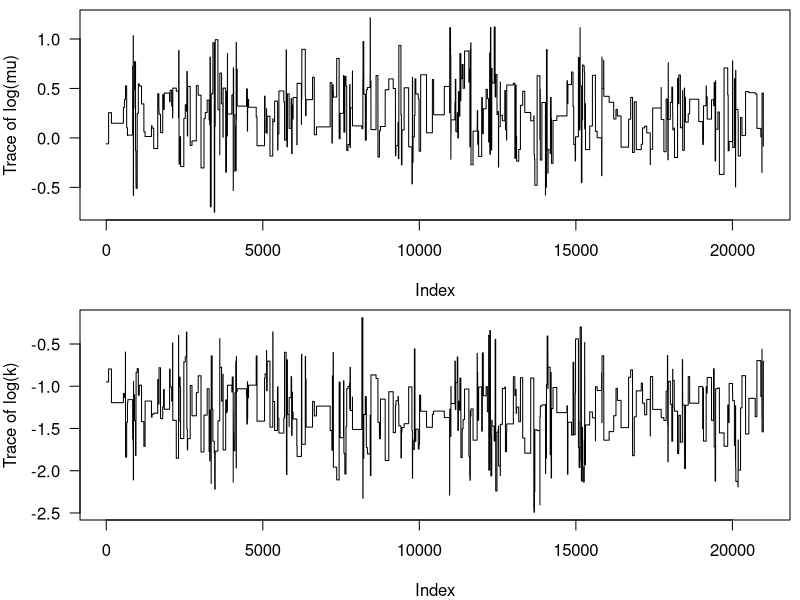
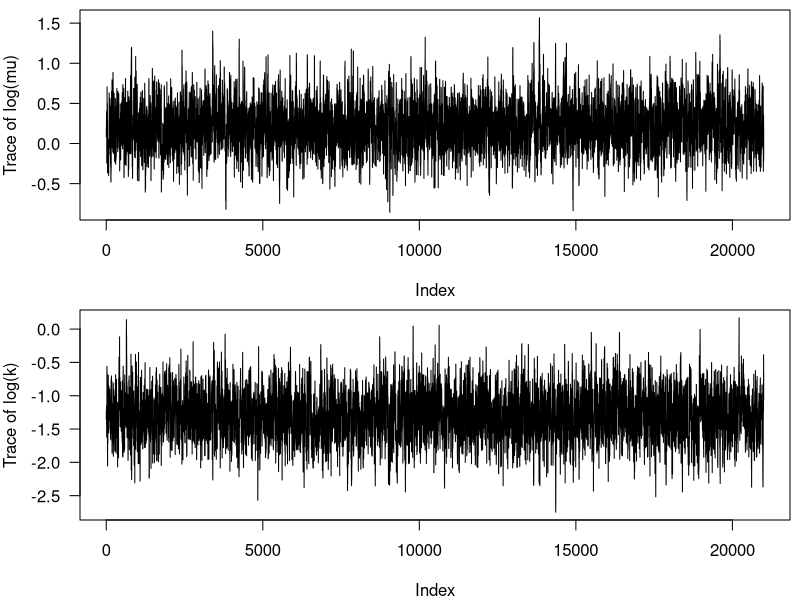
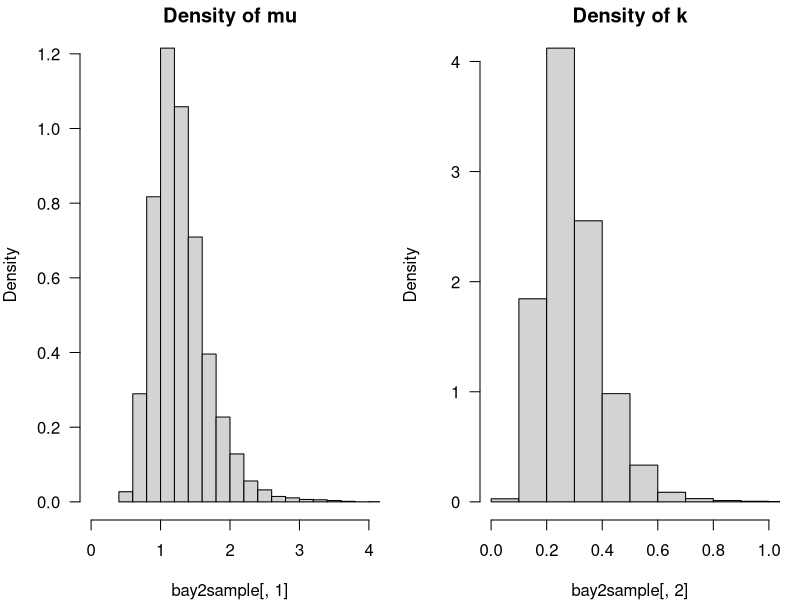

The R source for these figures, in order: (Note: this script raises an error after producing the figures.)
# This script includes all the code blocks from section 6.3 of Lab 6 on 
# Bayesian parameter estimation

# The function computing values proportional to the log-posterior density
LPfun1 = function(p, dat = x) {
  # Mean and size of the negative binomial (use exp to force them to be positive)
  mu = exp(p[1])
  k  = exp(p[2])
  # Logarithm of the prior distributions on mu and k 
  # (0 and 2 are parameters chosen by the user, they represent prior beliefs)
  lp_mu = dnorm(mu, 0, 2, log = TRUE)
  lp_k = dnorm(k, 0, 2, log = TRUE)
  log_prior = lp_mu + lp_k
  # Log-likelihood of the data under the model
  LL = sum(dnbinom(dat,mu=mu,size=k,log=TRUE))
  # Sum of the log-likelihood and the log-prior
  LL + log_prior
}


# An implementation of the Metropolis-Hastings algorithm with a multivariate
# normal distribution as the proposal distribution
library(mvtnorm)
MH = function(model, init, Sigma = diag(init/10), niter = 3e4, burn = 0.5,
              seed = 1134, ...) {
  # To make results reproducible you should set a seed (change among chains!!!)
  set.seed(seed)
  # Pre-allocate chain of values
  chain = matrix(NA, ncol = length(init), nrow = niter)
  # Chain starts at init
  current = init
  lp_current = model(current, ...)
  # Iterate niter times and update chain
  for(iter in 1:niter) {
    # Generate proposal values from multivariate Normal distribution
    proposal = rmvnorm(1, mean = current, sigma = Sigma)
    # Calculate probability of acceptance (proposal distribution is symmetric)
    lp_proposal = model(proposal, ...)
    paccept = min(1, exp(lp_proposal - lp_current))
    # Accept the proposal... or not!
    # If accept, update the current and lp_current values
    accept = runif(1) < paccept
    if(accept) {
      chain[iter,] = proposal
      lp_current = lp_proposal
      current = chain[iter,]
    } else {
      chain[iter,] = current
    }
  }
  # Calculate the length of burn-in
  nburn = floor(niter*burn)
  # Calculate final acceptance probability after burn-in (fraction of proposals accepted)
  acceptance = 1 - mean(duplicated(chain[-(1:nburn),]))
  # Package the results
  list(burnin = chain[1:nburn,], sample = chain[-(1:nburn),],
       acceptance = acceptance, nburn = nburn)
}


# Generate synthetic data from the negative binomial
set.seed(1001)
mu.true=1
k.true=0.4
x = rnbinom(50,mu=mu.true,size=k.true)


# Run the algorithm to obtain a sample from the posterior
Sigma = diag(c(10,10))
init = log(c(1,1))
bay1 = MH(LPfun1, init, Sigma, burn = 0.3, dat = x)


# The acceptance probability of the Markov chain
bay1$acceptance

# Visualize the traces from the chain (squiggly lines)
par(mfrow = c(2,1), mar = c(4,4,0.5,0.5), las = 1)
plot(bay1$sample[,1], t = "l", ylab = "Trace of log(mu)")
plot(bay1$sample[,2], t = "l", ylab = "Trace of log(k)")


# Maximum a posteriori estimate + variance-covariance matrix
mapfit = optim(fn = LPfun1, par = log(c(1,1)),
               hessian = TRUE, method = "BFGS",
               control = list(fnscale = -1), dat = x)
Sigma = solve(-mapfit$hessian)
Sigma
init = mapfit$par
bay2 = MH(LPfun1, init, Sigma, burn = 0.3)


# The acceptance probability of the new Markov chain
bay2$acceptance


# Visualize the traces from the chain (squiggly lines)
par(mfrow = c(2,1), mar = c(4,4,0.5,0.5), las = 1)
plot(bay2$sample[,1], t = "l", ylab = "Trace of log(mu)")
plot(bay2$sample[,2], t = "l", ylab = "Trace of log(k)")

# Posterior distribution for each parameter
bay2sample = exp(bay2$sample)
par(mfrow = c(1,2), mar = c(4,4,1.5,1))
hist(bay2sample[,1], main = "Density of mu", freq = F, xlim = c(0,4))
hist(bay2sample[,2], main = "Density of k", freq = F, xlim = c(0,1))


# Compare different values (this assumes you ran the previous sections in the lab)
map = exp(mapfit$par)
meanp = colMeans(bay2sample)
medianp = c(median(bay2sample[,1]), median(bay2sample[,2]))
cbind(map, meanp, medianp,
      mom = c(mu.mom, k.mom),
      mle = opt1$par,
      true = c(mu.true, k.true))

# Compute the 95% probability intervals on the posterior distribution
t(apply(bay2sample, 2, quantile, probs = c(0.025, 0.975)))









